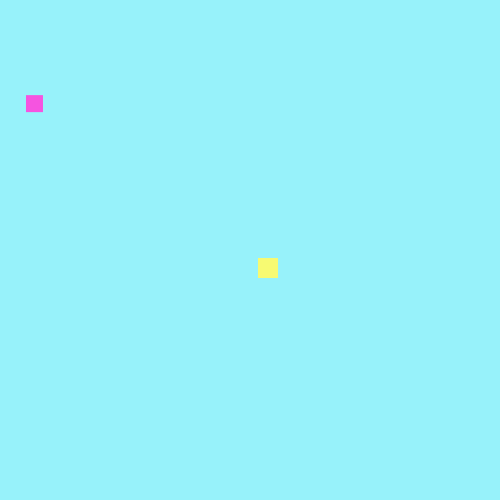
Frame 1 (no input)
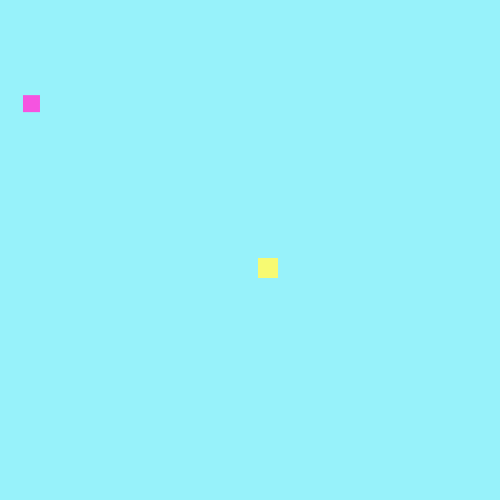
Frame 60 (the mouse pressed at the canvas centre just before this capture)
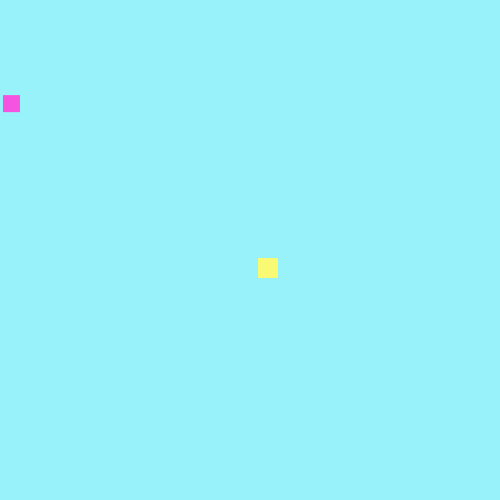
Frame 120 (the mouse held since frame 60 and released just before this capture)

The Processing sketch that drew these frames (run headless with seeded random() and noise(); from frame 60 on, the mouse is pressed at the canvas centre):

// Processing sketch: Dickman_FinalProject
// ── Dickman_FinalProject.pde
int r= (int)random(400);

Snake snake1=new Snake(); //middle of screen
Food food1=new Food(r,r); // starts random location
 
void setup()
{
  size(500,500);
 frameRate(12); //speed
 
}
 
void draw()
{
  background(#97F2FA);
  food1.display();
  snake1.display();
 
  food1.dissappear();
  snake1.move();
 
 if( dist(food1.xpos, food1.ypos, snake1.xpos.get(0), snake1.ypos.get(0)) < snake1.length2 ){
    food1.newFood();
    snake1.grow();
  }
 }
 
 void keyPressed(){
  if(key == CODED){
     }
    if(keyCode == UP){
      snake1.dir = "up";
    }
    if(keyCode == DOWN){
      snake1.dir = "down";
    }
    if(keyCode == LEFT){
      snake1.dir = "left";
    }
    if(keyCode == RIGHT){
      snake1.dir = "right";
   
    }
  }
 
// ── Food.pde
class Food
{
  float xpos, ypos; 
  int diam; 
 
 
  Food( int tempXpos, int tempYpos) 
  {
    xpos= tempXpos; 
    ypos= tempYpos;
    diam= 20;
 
  }
 
  void dissappear()
  {
    if (get(round(xpos), round(ypos)) == color(0, 0, 255) ) 
    {
      delay(500);
      xpos = (int) random(950); 
      ypos = (int) random(750);
    }
  }   
  void display() 
  {
    noStroke(); 
    fill(#F7FA72); //food color
    rect(xpos, ypos, diam, diam); 
  }
void newFood(){
  xpos = random(100, width - 100);
  ypos = random(100, height - 100);
}
}
// ── Snake.pde
class Snake{
  
 
  int length;
  float length2;
    int links = 1;
  int pass = 1;
  String dir = "left";
  ArrayList <Float> xpos, ypos, clr;
  int size = 8;

 
  Snake() 
  {
    length= 1;
    length2= 17;
 
    xpos = new ArrayList();
    ypos = new ArrayList();
    
    xpos.add(random(width));
    ypos.add(random(height));
  }
 
  void display() 
  {
    while (pass == size){
      pass = pass + 1;
    }
    for(int i = 0; i < length; i++){
      if (i ==0){
        fill(#F554E0);
        rect(xpos.get(i), ypos.get(i), length2, length2);
      } else if (i > 0){
      fill(#F554E0);
      rect(xpos.get(i), ypos.get(i), length2, length2);
      }  
  }  
  } 
 
 
  void move(){
     for(int i = length - 1; i > 0; i = i -1 ){
      xpos.set(i, xpos.get(i - 1));
      ypos.set(i, ypos.get(i - 1)); 
     } 
     if(dir == "left"){
       xpos.set(0, xpos.get(0) - length2);
     }
     if(dir == "right"){
       xpos.set(0, xpos.get(0) + length2);
     }
     
     if(dir == "up"){
       ypos.set(0, ypos.get(0) - length2);
    
     }
     
     if(dir == "down"){
       ypos.set(0, ypos.get(0) + length2);
     }
     xpos.set(0, (xpos.get(0) + width) % width);
     ypos.set(0, (ypos.get(0) + height) % height);
     
      if( check() == true){
        length = 1;
        float xtemp = xpos.get(0);
        float ytemp = ypos.get(0);
        xpos.clear();
        ypos.clear();
        xpos.add(xtemp);
        ypos.add(ytemp);
        
        println("Game Over");
      }
    }
 
 
  void grow ()
  {
    xpos.add( xpos.get(length - 1) + length2);
    ypos.add( ypos.get(length - 1) + length2);
    length++;
  }
  
  boolean check(){
    for(int i = 1; i < length; i++){
      if(dist(xpos.get(0), ypos.get(0), xpos.get(i), ypos.get(i)) < length2){
        return true;
      } 
    } 
    return false;
  } 
}
